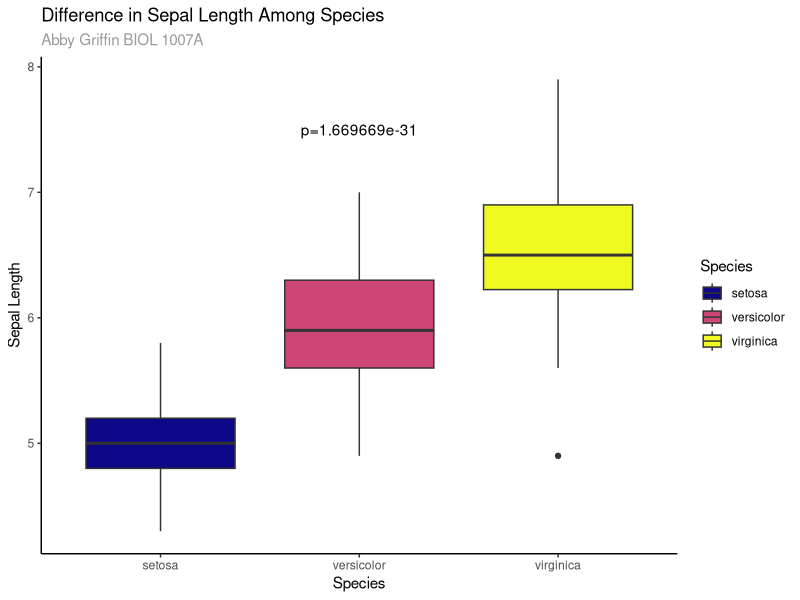

Here is the R script that generated this plot:
## ---- chunk 1
# glimpse(iris)
# we are making a box plot that will compared species to sepal length
flwr<-data.frame(iris$Species, iris$Sepal.Length) # create a df with these variables from the iris data set
## ---- chunk 2
ANOV<-aov(iris.Sepal.Length ~ iris.Species, data=flwr) # use iris data, aov requires data to be formatted y~x
summary(ANOV) # summary table of aov

pvalue_func<-function(data=ANOV){ # used this function I created in Weekly Assignment 2
  p<-summary(ANOV)[[1]][["Pr(>F)"]][1] # extract the first element in the first compartment named "Pr(>F)" (the p value)
  return(p)
}

pvalue_func(data=ANOV)
## ---- chunk 3
library(viridis)
library(ggplot2)
cols<-viridis(3, option = "plasma") # takes 3 hex color codes from the viridis color packages. # also plasma, turbo, viridis. # have to give it the same number of colors as you have groups

flwrbox<-ggplot(data=flwr, aes(x=iris.Species,y=iris.Sepal.Length, fill=iris.Species)) + # create a ggplot using flwr data where x=species, y=sepal length, and the boxes are filled based on species
  geom_boxplot() + # create a box plot
  scale_fill_manual(values=cols, name = "Species") + # name the legend Species
  labs(title="Difference in Sepal Length Among Species",
       subtitle="Abby Griffin BIOL 1007A",
            x="Species",
            y="Sepal Length") + # naming title/subtitle/x/y axes
  theme_classic() + # remove background and gridlines
  theme(plot.title = element_text(color = "black"),
        plot.subtitle = element_text (color = "grey60")
        ) + # change color of title/subtitle
  annotate("text", x = 2, y = 7.5, label = "p=1.669669e-31")
print(flwrbox)
